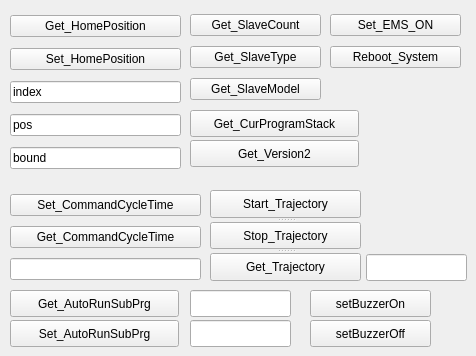
     <widget class="QWidget" name="tabETC2">
      <attribute name="title">
       <string>ETC_2</string>
      </attribute>
      <widget class="QWidget" name="verticalLayoutWidget_2">
       <property name="geometry">
        <rect>
         <x>10</x>
         <y>10</y>
         <width>171</width>
         <height>167</height>
        </rect>
       </property>
       <layout class="QVBoxLayout" name="verticalLayout_2">
        <item>
         <widget class="QPushButton" name="btnGetHomePosition">
          <property name="text">
           <string>Get_HomePosition</string>
          </property>
         </widget>
        </item>
        <item>
         <widget class="QPushButton" name="btnSetHomePosition">
          <property name="text">
           <string>Set_HomePosition</string>
          </property>
         </widget>
        </item>
        <item>
         <widget class="QLineEdit" name="txtHomePositionIndex">
          <property name="text">
           <string>index</string>
          </property>
         </widget>
        </item>
        <item>
         <widget class="QLineEdit" name="txtHomePositionPos">
          <property name="text">
           <string>pos</string>
          </property>
         </widget>
        </item>
        <item>
         <widget class="QLineEdit" name="txtHomePositionBound">
          <property name="text">
           <string>bound</string>
          </property>
         </widget>
        </item>
       </layout>
      </widget>
      <widget class="QWidget" name="verticalLayoutWidget_5">
       <property name="geometry">
        <rect>
         <x>190</x>
         <y>10</y>
         <width>131</width>
         <height>95</height>
        </rect>
       </property>
       <layout class="QVBoxLayout" name="verticalLayout_3">
        <item>
         <widget class="QPushButton" name="btnGetSlaveCount">
          <property name="text">
           <string>Get_SlaveCount</string>
          </property>
         </widget>
        </item>
        <item>
         <widget class="QPushButton" name="btnGetSlaveType">
          <property name="text">
           <string>Get_SlaveType</string>
          </property>
         </widget>
        </item>
        <item>
         <widget class="QPushButton" name="btnGetSlaveModel">
          <property name="text">
           <string>Get_SlaveModel</string>
          </property>
         </widget>
        </item>
       </layout>
      </widget>
      <widget class="QWidget" name="verticalLayoutWidget_6">
       <property name="geometry">
        <rect>
         <x>330</x>
         <y>10</y>
         <width>131</width>
         <height>62</height>
        </rect>
       </property>
       <layout class="QVBoxLayout" name="verticalLayout_5">
        <item>
         <widget class="QPushButton" name="btnSetEMS">
          <property name="text">
           <string>Set_EMS_ON</string>
          </property>
         </widget>
        </item>
        <item>
         <widget class="QPushButton" name="btnRebootSystem">
          <property name="text">
           <string>Reboot_System</string>
          </property>
         </widget>
        </item>
       </layout>
      </widget>
      <widget class="QWidget" name="verticalLayoutWidget_8">
       <property name="geometry">
        <rect>
         <x>10</x>
         <y>190</y>
         <width>191</width>
         <height>95</height>
        </rect>
       </property>
       <layout class="QVBoxLayout" name="verticalLayout_7">
        <item>
         <widget class="QPushButton" name="btnSetCmdCycleTime">
          <property name="text">
           <string>Set_CommandCycleTime</string>
          </property>
         </widget>
        </item>
        <item>
         <widget class="QPushButton" name="btnGetCmdCycleTime">
          <property name="text">
           <string>Get_CommandCycleTime</string>
          </property>
         </widget>
        </item>
        <item>
         <widget class="QLineEdit" name="txtCmdCycleTime"/>
        </item>
       </layout>
      </widget>
      <widget class="QPushButton" name="btnGetAutoRunSubPrg">
       <property name="geometry">
        <rect>
         <x>10</x>
         <y>290</y>
         <width>169</width>
         <height>27</height>
        </rect>
       </property>
       <property name="text">
        <string>Get_AutoRunSubPrg</string>
       </property>
      </widget>
      <widget class="QLineEdit" name="txtSetAutoRunValue">
       <property name="geometry">
        <rect>
         <x>190</x>
         <y>320</y>
         <width>101</width>
         <height>27</height>
        </rect>
       </property>
      </widget>
      <widget class="QPushButton" name="btnSetAutoRunSubPrg">
       <property name="geometry">
        <rect>
         <x>10</x>
         <y>320</y>
         <width>169</width>
         <height>27</height>
        </rect>
       </property>
       <property name="text">
        <string>Set_AutoRunSubPrg</string>
       </property>
      </widget>
      <widget class="QLineEdit" name="txtGetAutoRunValue">
       <property name="geometry">
        <rect>
         <x>190</x>
         <y>290</y>
         <width>101</width>
         <height>27</height>
        </rect>
       </property>
      </widget>
      <widget class="QPushButton" name="btn_GetCurProgramStack">
       <property name="geometry">
        <rect>
         <x>190</x>
         <y>110</y>
         <width>169</width>
         <height>27</height>
        </rect>
       </property>
       <property name="text">
        <string>Get_CurProgramStack</string>
       </property>
      </widget>
      <widget class="QPushButton" name="btnGetVersion2">
       <property name="geometry">
        <rect>
         <x>190</x>
         <y>140</y>
         <width>169</width>
         <height>27</height>
        </rect>
       </property>
       <property name="text">
        <string>Get_Version2</string>
       </property>
      </widget>
      <widget class="QLineEdit" name="txtTrajType">
       <property name="geometry">
        <rect>
         <x>366</x>
         <y>254</y>
         <width>101</width>
         <height>27</height>
        </rect>
       </property>
      </widget>
      <widget class="QSplitter" name="splitter">
       <property name="geometry">
        <rect>
         <x>210</x>
         <y>190</y>
         <width>151</width>
         <height>91</height>
        </rect>
       </property>
       <property name="orientation">
        <enum>Qt::Vertical</enum>
       </property>
       <widget class="QPushButton" name="btnStartTrajectory">
        <property name="text">
         <string>Start_Trajectory</string>
        </property>
       </widget>
       <widget class="QPushButton" name="btnStopTrajectory">
        <property name="text">
         <string>Stop_Trajectory</string>
        </property>
       </widget>
       <widget class="QPushButton" name="btnGetTrajectory">
        <property name="text">
         <string>Get_Trajectory</string>
        </property>
       </widget>
      </widget>
      <widget class="QPushButton" name="btn_SetBuzzerOn">
       <property name="geometry">
        <rect>
         <x>310</x>
         <y>290</y>
         <width>121</width>
         <height>27</height>
        </rect>
       </property>
       <property name="text">
        <string>setBuzzerOn</string>
       </property>
      </widget>
      <widget class="QPushButton" name="btn_setBuzzerOff">
       <property name="geometry">
        <rect>
         <x>310</x>
         <y>320</y>
         <width>121</width>
         <height>27</height>
        </rect>
       </property>
       <property name="text">
        <string>setBuzzerOff</string>
       </property>
      </widget>
     </widget>
